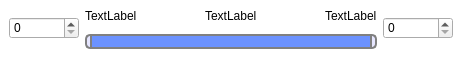
<?xml version="1.0" encoding="UTF-8"?>
<ui version="4.0">
 <class>Form</class>
 <widget class="QWidget" name="Form">
  <property name="geometry">
   <rect>
    <x>0</x>
    <y>0</y>
    <width>464</width>
    <height>57</height>
   </rect>
  </property>
  <property name="sizePolicy">
   <sizepolicy hsizetype="Expanding" vsizetype="Maximum">
    <horstretch>0</horstretch>
    <verstretch>0</verstretch>
   </sizepolicy>
  </property>
  <property name="windowTitle">
   <string>Form</string>
  </property>
  <property name="styleSheet">
   <string notr="true">QWidget#Form{background-color: rgb(255, 255, 255); border:5px;}
QWidget#VCurrent{background-color: rgb(107, 146, 255);border:2px solid gray;}
QWidget#VRight{background-color: rgb(230, 230, 255);border:2px solid gray;border-left:none; border-top-right-radius:5px;border-bottom-right-radius:5px;}
QWidget#VLeft{background-color: rgb(230, 230, 255);border:2px solid gray;border-right:none; border-top-left-radius:5px;border-bottom-left-radius:5px;}
QLabel#TimeLabel{color: rgb(0, 0, 0);}

</string>
  </property>
  <layout class="QGridLayout" name="gridLayout">
   <property name="leftMargin">
    <number>9</number>
   </property>
   <property name="topMargin">
    <number>3</number>
   </property>
   <property name="bottomMargin">
    <number>3</number>
   </property>
   <item row="0" column="0">
    <widget class="QWidget" name="MW" native="true">
     <layout class="QHBoxLayout" name="horizontalLayout_2" stretch="0,0,0">
      <property name="leftMargin">
       <number>0</number>
      </property>
      <property name="topMargin">
       <number>0</number>
      </property>
      <property name="rightMargin">
       <number>0</number>
      </property>
      <property name="bottomMargin">
       <number>0</number>
      </property>
      <item>
       <widget class="QSpinBox" name="LeftSpin">
        <property name="minimumSize">
         <size>
          <width>70</width>
          <height>0</height>
         </size>
        </property>
        <property name="maximumSize">
         <size>
          <width>70</width>
          <height>16777215</height>
         </size>
        </property>
       </widget>
      </item>
      <item>
       <layout class="QVBoxLayout" name="verticalLayout">
        <property name="spacing">
         <number>2</number>
        </property>
        <property name="leftMargin">
         <number>0</number>
        </property>
        <item>
         <layout class="QHBoxLayout" name="horizontalLayout_4">
          <property name="spacing">
           <number>0</number>
          </property>
          <property name="leftMargin">
           <number>0</number>
          </property>
          <property name="topMargin">
           <number>0</number>
          </property>
          <property name="rightMargin">
           <number>0</number>
          </property>
          <property name="bottomMargin">
           <number>0</number>
          </property>
          <item>
           <widget class="QLabel" name="LLabel">
            <property name="text">
             <string>TextLabel</string>
            </property>
           </widget>
          </item>
          <item>
           <spacer name="horizontalSpacer_2">
            <property name="orientation">
             <enum>Qt::Horizontal</enum>
            </property>
            <property name="sizeHint" stdset="0">
             <size>
              <width>40</width>
              <height>20</height>
             </size>
            </property>
           </spacer>
          </item>
          <item>
           <widget class="QLabel" name="CLabel">
            <property name="text">
             <string>TextLabel</string>
            </property>
           </widget>
          </item>
          <item>
           <spacer name="horizontalSpacer">
            <property name="orientation">
             <enum>Qt::Horizontal</enum>
            </property>
            <property name="sizeHint" stdset="0">
             <size>
              <width>40</width>
              <height>20</height>
             </size>
            </property>
           </spacer>
          </item>
          <item>
           <widget class="QLabel" name="RLabel">
            <property name="text">
             <string>TextLabel</string>
            </property>
           </widget>
          </item>
         </layout>
        </item>
        <item>
         <widget class="QWidget" name="widget" native="true">
          <layout class="QHBoxLayout" name="horizontalLayout">
           <property name="spacing">
            <number>0</number>
           </property>
           <property name="leftMargin">
            <number>0</number>
           </property>
           <property name="topMargin">
            <number>0</number>
           </property>
           <property name="rightMargin">
            <number>0</number>
           </property>
           <property name="bottomMargin">
            <number>0</number>
           </property>
           <item>
            <widget class="QWidget" name="VLeft" native="true">
             <property name="enabled">
              <bool>false</bool>
             </property>
             <property name="sizePolicy">
              <sizepolicy hsizetype="Fixed" vsizetype="Fixed">
               <horstretch>0</horstretch>
               <verstretch>0</verstretch>
              </sizepolicy>
             </property>
             <property name="minimumSize">
              <size>
               <width>5</width>
               <height>15</height>
              </size>
             </property>
             <property name="maximumSize">
              <size>
               <width>16777215</width>
               <height>15</height>
              </size>
             </property>
            </widget>
           </item>
           <item>
            <widget class="QWidget" name="VCurrent" native="true">
             <property name="enabled">
              <bool>false</bool>
             </property>
             <property name="sizePolicy">
              <sizepolicy hsizetype="Expanding" vsizetype="Fixed">
               <horstretch>0</horstretch>
               <verstretch>0</verstretch>
              </sizepolicy>
             </property>
             <property name="minimumSize">
              <size>
               <width>0</width>
               <height>15</height>
              </size>
             </property>
             <property name="maximumSize">
              <size>
               <width>16777215</width>
               <height>15</height>
              </size>
             </property>
             <layout class="QHBoxLayout" name="horizontalLayout_3">
              <property name="leftMargin">
               <number>0</number>
              </property>
              <property name="topMargin">
               <number>0</number>
              </property>
              <property name="rightMargin">
               <number>0</number>
              </property>
              <property name="bottomMargin">
               <number>0</number>
              </property>
             </layout>
            </widget>
           </item>
           <item>
            <widget class="QWidget" name="VRight" native="true">
             <property name="enabled">
              <bool>false</bool>
             </property>
             <property name="sizePolicy">
              <sizepolicy hsizetype="Fixed" vsizetype="Fixed">
               <horstretch>0</horstretch>
               <verstretch>0</verstretch>
              </sizepolicy>
             </property>
             <property name="minimumSize">
              <size>
               <width>5</width>
               <height>15</height>
              </size>
             </property>
             <property name="maximumSize">
              <size>
               <width>16777215</width>
               <height>15</height>
              </size>
             </property>
            </widget>
           </item>
          </layout>
         </widget>
        </item>
       </layout>
      </item>
      <item>
       <widget class="QSpinBox" name="RightSpin">
        <property name="minimumSize">
         <size>
          <width>70</width>
          <height>0</height>
         </size>
        </property>
        <property name="maximumSize">
         <size>
          <width>70</width>
          <height>16777215</height>
         </size>
        </property>
       </widget>
      </item>
     </layout>
    </widget>
   </item>
  </layout>
 </widget>
 <resources/>
 <connections/>
</ui>
